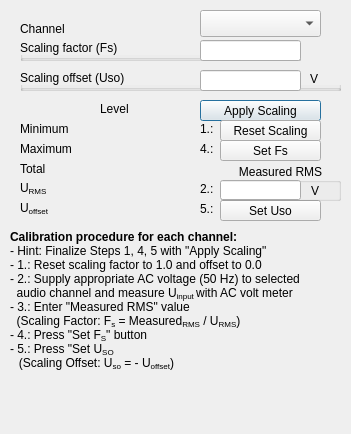
<?xml version="1.0" encoding="UTF-8"?>
<ui version="4.0">
 <class>Calibration</class>
 <widget class="QDialog" name="Calibration">
  <property name="geometry">
   <rect>
    <x>0</x>
    <y>0</y>
    <width>351</width>
    <height>434</height>
   </rect>
  </property>
  <property name="windowTitle">
   <string>Calibration</string>
  </property>
  <property name="locale">
   <locale language="English" country="UnitedStates"/>
  </property>
  <widget class="QComboBox" name="comboChannel">
   <property name="geometry">
    <rect>
     <x>200</x>
     <y>10</y>
     <width>121</width>
     <height>27</height>
    </rect>
   </property>
   <property name="toolTip">
    <string>Select the channel for calibration</string>
   </property>
  </widget>
  <widget class="QLabel" name="labelChannel">
   <property name="geometry">
    <rect>
     <x>20</x>
     <y>20</y>
     <width>57</width>
     <height>17</height>
    </rect>
   </property>
   <property name="text">
    <string>Channel</string>
   </property>
  </widget>
  <widget class="QLabel" name="labelLevel">
   <property name="geometry">
    <rect>
     <x>100</x>
     <y>100</y>
     <width>41</width>
     <height>17</height>
    </rect>
   </property>
   <property name="text">
    <string>Level</string>
   </property>
  </widget>
  <widget class="QDoubleLableWithUnit" name="textLevelMin">
   <property name="geometry">
    <rect>
     <x>100</x>
     <y>120</y>
     <width>81</width>
     <height>17</height>
    </rect>
   </property>
   <property name="text">
    <string/>
   </property>
  </widget>
  <widget class="QLabel" name="labelMin">
   <property name="geometry">
    <rect>
     <x>20</x>
     <y>120</y>
     <width>71</width>
     <height>17</height>
    </rect>
   </property>
   <property name="text">
    <string>Minimum</string>
   </property>
  </widget>
  <widget class="QLabel" name="labelMax">
   <property name="geometry">
    <rect>
     <x>20</x>
     <y>140</y>
     <width>71</width>
     <height>17</height>
    </rect>
   </property>
   <property name="text">
    <string>Maximum</string>
   </property>
  </widget>
  <widget class="QLabel" name="labelTotal">
   <property name="geometry">
    <rect>
     <x>20</x>
     <y>160</y>
     <width>57</width>
     <height>17</height>
    </rect>
   </property>
   <property name="text">
    <string>Total</string>
   </property>
  </widget>
  <widget class="QDoubleLableWithUnit" name="textLevelMax">
   <property name="geometry">
    <rect>
     <x>100</x>
     <y>140</y>
     <width>81</width>
     <height>17</height>
    </rect>
   </property>
   <property name="text">
    <string/>
   </property>
  </widget>
  <widget class="QDoubleLableWithUnit" name="textLevelTotal">
   <property name="geometry">
    <rect>
     <x>100</x>
     <y>160</y>
     <width>81</width>
     <height>17</height>
    </rect>
   </property>
   <property name="text">
    <string/>
   </property>
  </widget>
  <widget class="QPushButton" name="btnApply">
   <property name="geometry">
    <rect>
     <x>200</x>
     <y>100</y>
     <width>121</width>
     <height>21</height>
    </rect>
   </property>
   <property name="text">
    <string>Apply Scaling</string>
   </property>
  </widget>
  <widget class="QLabel" name="labelOffset">
   <property name="geometry">
    <rect>
     <x>20</x>
     <y>200</y>
     <width>57</width>
     <height>17</height>
    </rect>
   </property>
   <property name="text">
    <string>&lt;html&gt;&lt;head/&gt;&lt;body&gt;&lt;p&gt;U&lt;span style=&quot; vertical-align:sub;&quot;&gt;offset&lt;/span&gt;&lt;/p&gt;&lt;/body&gt;&lt;/html&gt;</string>
   </property>
  </widget>
  <widget class="QDoubleLableWithUnit" name="textLevelOffset">
   <property name="geometry">
    <rect>
     <x>100</x>
     <y>200</y>
     <width>81</width>
     <height>17</height>
    </rect>
   </property>
   <property name="text">
    <string/>
   </property>
  </widget>
  <widget class="QGroupEditWithUnit" name="groupOffset">
   <property name="geometry">
    <rect>
     <x>20</x>
     <y>70</y>
     <width>321</width>
     <height>21</height>
    </rect>
   </property>
   <property name="sizeIncrement">
    <size>
     <width>0</width>
     <height>0</height>
    </size>
   </property>
   <property name="title">
    <string>Scaling offset (Uso)</string>
   </property>
   <property name="flat">
    <bool>false</bool>
   </property>
   <property name="checkable">
    <bool>false</bool>
   </property>
   <widget class="QLineEdit" name="edtOffset">
    <property name="geometry">
     <rect>
      <x>180</x>
      <y>0</y>
      <width>101</width>
      <height>21</height>
     </rect>
    </property>
   </widget>
   <widget class="QLabel" name="labelOffsetUnit">
    <property name="geometry">
     <rect>
      <x>290</x>
      <y>0</y>
      <width>31</width>
      <height>17</height>
     </rect>
    </property>
    <property name="text">
     <string>V</string>
    </property>
   </widget>
  </widget>
  <widget class="QGroupEditWithUnit" name="groupScale">
   <property name="enabled">
    <bool>true</bool>
   </property>
   <property name="geometry">
    <rect>
     <x>20</x>
     <y>40</y>
     <width>281</width>
     <height>21</height>
    </rect>
   </property>
   <property name="title">
    <string>Scaling factor (Fs)</string>
   </property>
   <widget class="QLineEdit" name="edtScale">
    <property name="geometry">
     <rect>
      <x>180</x>
      <y>0</y>
      <width>101</width>
      <height>21</height>
     </rect>
    </property>
   </widget>
  </widget>
  <widget class="QLabel" name="labelLevel_RMS">
   <property name="geometry">
    <rect>
     <x>20</x>
     <y>180</y>
     <width>41</width>
     <height>17</height>
    </rect>
   </property>
   <property name="text">
    <string>&lt;html&gt;&lt;head/&gt;&lt;body&gt;&lt;p&gt;U&lt;span style=&quot; vertical-align:sub;&quot;&gt;RMS&lt;/span&gt;&lt;/p&gt;&lt;/body&gt;&lt;/html&gt;</string>
   </property>
  </widget>
  <widget class="QDoubleLableWithUnit" name="textLevelTotal_RMS">
   <property name="geometry">
    <rect>
     <x>100</x>
     <y>180</y>
     <width>81</width>
     <height>20</height>
    </rect>
   </property>
   <property name="text">
    <string/>
   </property>
  </widget>
  <widget class="QLabel" name="labelDescription">
   <property name="geometry">
    <rect>
     <x>10</x>
     <y>230</y>
     <width>331</width>
     <height>201</height>
    </rect>
   </property>
   <property name="text">
    <string>&lt;!DOCTYPE HTML PUBLIC &quot;-//W3C//DTD HTML 4.0//EN&quot; &quot;http://www.w3.org/TR/REC-html40/strict.dtd&quot;&gt;
&lt;html&gt;&lt;head&gt;&lt;meta name=&quot;qrichtext&quot; content=&quot;1&quot; /&gt;&lt;style type=&quot;text/css&quot;&gt;
p, li { white-space: pre-wrap; }
&lt;/style&gt;&lt;/head&gt;&lt;body style=&quot; font-family:'Noto Sans'; font-size:9pt; font-weight:400; font-style:normal;&quot;&gt;
&lt;p style=&quot; margin-top:12px; margin-bottom:12px; margin-left:0px; margin-right:0px; -qt-block-indent:0; text-indent:0px;&quot;&gt;&lt;span style=&quot; font-weight:600;&quot;&gt;Calibration procedure for each channel:&lt;br /&gt;&lt;/span&gt;- Hint: Finalize Steps 1, 4, 5 with &amp;quot;Apply Scaling&amp;quot;&lt;span style=&quot; font-weight:600;&quot;&gt;&lt;br /&gt;&lt;/span&gt;- 1.: Reset scaling factor to 1.0 and offset to 0.0&lt;br /&gt;- 2.: Supply appropriate AC voltage (50 Hz) to selected&lt;br /&gt;  audio channel and measure U&lt;span style=&quot; vertical-align:sub;&quot;&gt;input &lt;/span&gt;with AC volt meter&lt;br /&gt;- 3.: Enter &amp;quot;Measured RMS&amp;quot; value&lt;br /&gt;  (Scaling Factor: F&lt;span style=&quot; vertical-align:sub;&quot;&gt;s&lt;/span&gt; = Measured&lt;span style=&quot; vertical-align:sub;&quot;&gt;RMS&lt;/span&gt; / U&lt;span style=&quot; vertical-align:sub;&quot;&gt;RMS&lt;/span&gt;)&lt;br /&gt;- 4.: Press &amp;quot;Set F&lt;span style=&quot; vertical-align:sub;&quot;&gt;S&lt;/span&gt;&amp;quot; button&lt;br /&gt;- 5.: Press &amp;quot;Set U&lt;span style=&quot; vertical-align:sub;&quot;&gt;SO&lt;br /&gt;    &lt;/span&gt;(Scaling Offset: U&lt;span style=&quot; vertical-align:sub;&quot;&gt;so&lt;/span&gt; = - U&lt;span style=&quot; vertical-align:sub;&quot;&gt;offset&lt;/span&gt;)&lt;br /&gt;&lt;/p&gt;&lt;/body&gt;&lt;/html&gt;</string>
   </property>
   <property name="alignment">
    <set>Qt::AlignLeading|Qt::AlignLeft|Qt::AlignTop</set>
   </property>
  </widget>
  <widget class="QPushButton" name="btnCalcScalingFactor">
   <property name="geometry">
    <rect>
     <x>220</x>
     <y>140</y>
     <width>101</width>
     <height>21</height>
    </rect>
   </property>
   <property name="text">
    <string>Set Fs</string>
   </property>
  </widget>
  <widget class="QPushButton" name="btnSetScalingOffset">
   <property name="geometry">
    <rect>
     <x>220</x>
     <y>200</y>
     <width>101</width>
     <height>21</height>
    </rect>
   </property>
   <property name="text">
    <string>Set Uso</string>
   </property>
  </widget>
  <widget class="QGroupEditWithUnit" name="groupMeasuredRMS">
   <property name="geometry">
    <rect>
     <x>220</x>
     <y>163</y>
     <width>121</width>
     <height>38</height>
    </rect>
   </property>
   <property name="title">
    <string>Measured RMS</string>
   </property>
   <property name="alignment">
    <set>Qt::AlignCenter</set>
   </property>
   <widget class="QLineEdit" name="edtMeasuredRMS">
    <property name="geometry">
     <rect>
      <x>0</x>
      <y>17</y>
      <width>81</width>
      <height>20</height>
     </rect>
    </property>
   </widget>
   <widget class="QLabel" name="labelOffsetUnit_2">
    <property name="geometry">
     <rect>
      <x>91</x>
      <y>18</y>
      <width>21</width>
      <height>20</height>
     </rect>
    </property>
    <property name="text">
     <string>V</string>
    </property>
   </widget>
  </widget>
  <widget class="QPushButton" name="btnResetScalingAndOffset">
   <property name="geometry">
    <rect>
     <x>220</x>
     <y>120</y>
     <width>101</width>
     <height>21</height>
    </rect>
   </property>
   <property name="text">
    <string>Reset Scaling</string>
   </property>
  </widget>
  <widget class="QLabel" name="label">
   <property name="geometry">
    <rect>
     <x>200</x>
     <y>120</y>
     <width>21</width>
     <height>17</height>
    </rect>
   </property>
   <property name="text">
    <string>1.:</string>
   </property>
  </widget>
  <widget class="QLabel" name="label_2">
   <property name="geometry">
    <rect>
     <x>200</x>
     <y>180</y>
     <width>21</width>
     <height>17</height>
    </rect>
   </property>
   <property name="text">
    <string>2.:</string>
   </property>
  </widget>
  <widget class="QLabel" name="label_3">
   <property name="geometry">
    <rect>
     <x>200</x>
     <y>140</y>
     <width>21</width>
     <height>17</height>
    </rect>
   </property>
   <property name="text">
    <string>4.:</string>
   </property>
  </widget>
  <widget class="QLabel" name="label_4">
   <property name="geometry">
    <rect>
     <x>200</x>
     <y>200</y>
     <width>21</width>
     <height>17</height>
    </rect>
   </property>
   <property name="text">
    <string>5.:</string>
   </property>
  </widget>
 </widget>
 <customwidgets>
  <customwidget>
   <class>QDoubleLableWithUnit</class>
   <extends>QLabel</extends>
   <header location="global">qdoublelablewithunit.h</header>
  </customwidget>
  <customwidget>
   <class>QGroupEditWithUnit</class>
   <extends>QGroupBox</extends>
   <header location="global">qgroupeditwithunit.h</header>
   <container>1</container>
  </customwidget>
 </customwidgets>
 <resources/>
 <connections/>
</ui>
